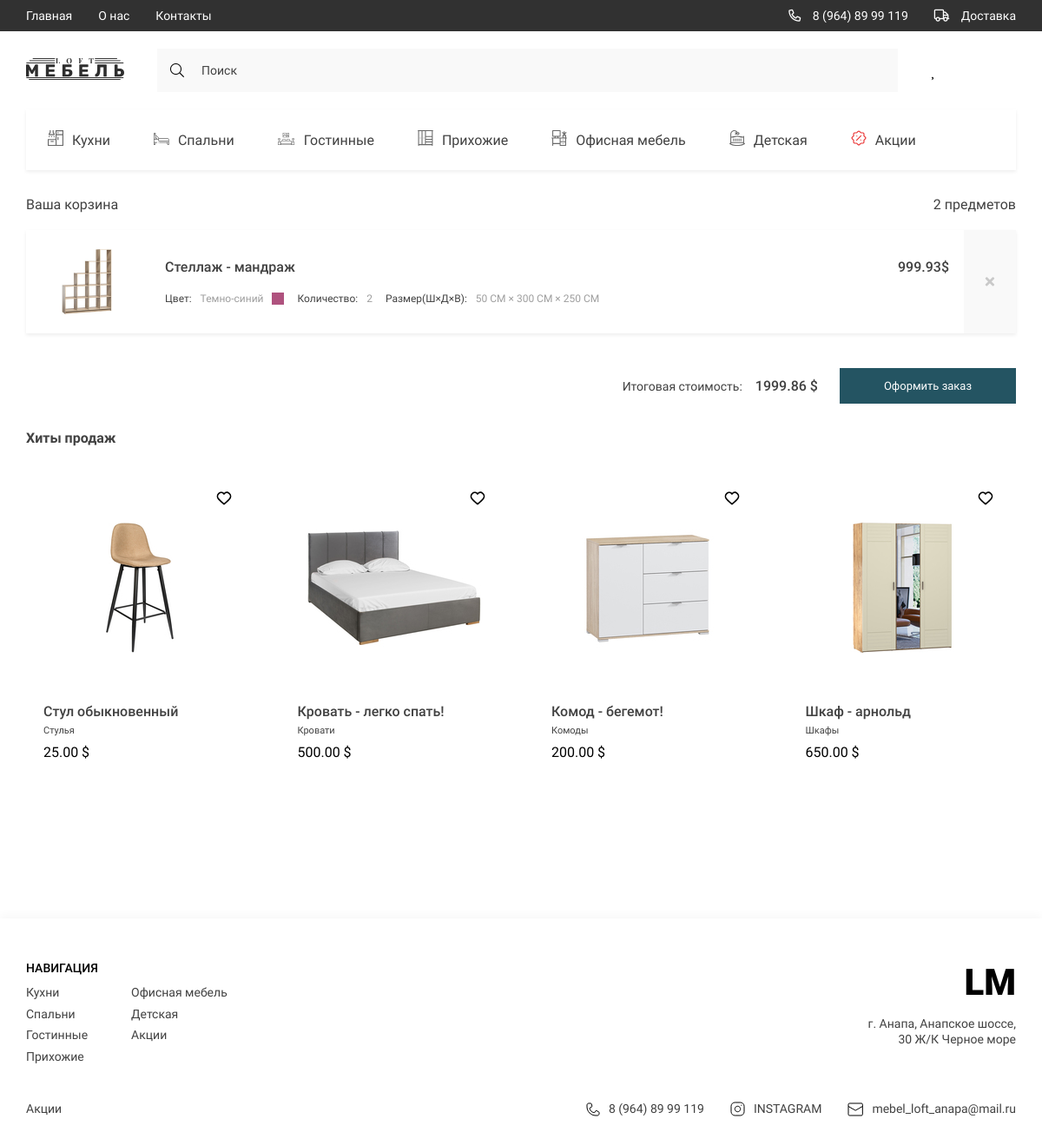
Page /basket/ (signed in) on the committed database.
### products/models.py (models this page shows, shortened)
class Subcategory(models.Model):
    name = models.CharField(max_length=150, unique=True)
    icon = models.FileField(upload_to='icons', null=True, blank=True)

class Basket(models.Model):
    user = models.ForeignKey(to=User, on_delete=models.CASCADE)
    product = models.ForeignKey(to=Products, on_delete=models.CASCADE)
    quantity = models.PositiveIntegerField(default=0)
    created_timestamp = models.DateTimeField(auto_now_add=True)
    product_name = models.CharField(max_length=150)
    price = models.DecimalField(max_digits=6, decimal_places=2)
    length = models.CharField(max_length=20, default=0)
    width = models.CharField(max_length=20, default=0)
    height = models.CharField(max_length=20, default=0)
    main_foto = models.ImageField(upload_to='main_product_images', null=True, blank=True)
    order_date = models.DateField(auto_now_add=True)
    objects = BasketQuerySet.as_manager()
    def sum(self):
        return self.product.price * self.quantity

class Products(models.Model):
    product_name = models.CharField(max_length=150)
    description = models.TextField()
    price = models.DecimalField(max_digits=6, decimal_places=2)
    quantity = models.PositiveIntegerField(default=0)
    characteristic = models.TextField()
    rating = models.PositiveIntegerField(default=0)
    length = models.CharField(max_length=20, default=0)
    width = models.CharField(max_length=20, default=0)
    height = models.CharField(max_length=20, default=0)
    main_foto = models.ImageField(upload_to='main_product_images', null=True, blank=True)
    category = models.ForeignKey(to=Categories, on_delete=models.CASCADE)

class Categories(models.Model):
    name = models.CharField(max_length=50, unique=True)
    recommended_place_of_using = models.CharField(max_length=50)
    sub_category = models.ManyToManyField(Subcategory)
    def __str__(self):
        return self.name

### products/views.py (the view)
# urls.py: path('basket/', basket, name='basket'),
@login_required
def basket(request):
    product = Products.objects.all()[:4]
    basket_products = Basket.objects.filter(user=request.user)
    total_quantity = basket_products.total_quantity()
    total_price = basket_products.total_sum()
    subcategories = Subcategory.objects.all()
    sub_1 = subcategories[0:4]
    sub_2 = subcategories[4:7]
    sub_3 = subcategories[6]
    context = {
        'title': 'Basket',
        'products_box': basket_products,
        'total_quantity': total_quantity,
        'total_price': total_price,
        'product_list': product,
        'subcategories': subcategories,
        'sub_1': sub_1,
        'sub_2': sub_2,
        'sub_3': sub_3
    }
    return render(request, 'basket_products.html', context)

### products/models.py (called while the page is built)
    def total_sum(self):
        return sum(basket.sum() for basket in self)

    def total_quantity(self):
        return sum(basket.quantity for basket in self)

### products/templates/basket_products.html (shortened to what this page needs)
{% extends 'base.html' %}
{% load static %}
{% block categories %}
{% for k in subcategories %}
<li>
    <a href="{% url 'products:filter' k.id %}" class="header__list-links">
        <span class="header__list-img">
            <img src="{{ k.icon.url }}" alt="icons">
        </span>
        {{ k.name }}
    </a>
</li>
{% endfor %}
{% endblock %}
{% block main %}
<main class="main">
    <div class="container">
        <section class="basket">
            <div class="basket__text">
                <h1 class="basket__title">Ваша корзина</h1>
                <span class="basket__count"><span>{{ total_quantity }}</span> предметов</span>
            </div>
            <div class="basket__items">
                {% for product in products_box %}
                <div class="basket__item">
                    <a href="{% url 'products:product_info' product.product.id %}" class="basket__item-img">
                        <img src="{{ product.main_foto.url }}" alt="product">
                    </a>
                    <div class="basket__item-content">
                        <div class="basket__item-text">
                            <h2 class="basket__item-title">{{ product.product_name }}</h2>
                            <p class="basket__item-price">
                                <span class="price"><span>{{ product.price }}</span>$</span>
                            </p>
                        </div>
                        <div class="basket__options">
                            <p class="basket__options-color">
                                Цвет:
                                <span class="color__name">Темно-синий</span>
                                <span class="color__block"></span>
                            </p>
                            <p class="basket__options-count">
                                Количество: <span>{{ product.quantity }}</span>
                            </p>
                            <p class="basket__options-size">
                                Размер(Ш×Д×В): <span>{{ product.width }} СМ × {{ product.length }} СМ × {{ product.height }} СМ</span>
                            </p>
                        </div>
                    </div>
                    <a href="{% url 'products:basket_remove' product.id %}" class="basket__delete">
                        <i class="fas fa-times"></i>
                    </a>
                </div>
                {% endfor %}
            </div>
            <form class="products__form">
                <span>Итоговая стоимость:<span class="products__form-price">{{ total_price }} $</span> </span>
                <button class="btn products__form-btn">Оформить заказ</button>
            </form>
        </section>
        <section class="products">
            <h2 class="products__title">Хиты продаж</h2>
            <div class="products__content">
                {% for i in product_list %}
                <div class="products__item">
                    <a href="{% url 'products:add_favourite' i.id %}" data-id="{{ i.id }}"
                       class="products__item-flex">
                    </a>
                    <a href="{% url 'products:product_info' i.id %}"> <img src="{{ i.main_foto.url }}" alt=""
                                                   class="products__item-img"></a>
                    <div class="products__item-text">
                        <h3 class="products__item-title">{{ i.product_name }}</h3>
                        <div class="products__item-desrc">{{ i.category }}</div>
                        <div class="products__item-price">{{ i.price }} $</div>
                    </div>
                </div>
                {% endfor %}
            </div>
        </section>
    </div>
</main>
{% endblock %}
{% block li_1 %}
{% for i in sub_1 %}
<li><a href="{% url 'products:filter' i.id %}" class="footer__navigate-links">{{ i.name }}</a></li>
{% endfor %}
{% endblock %}
{% block li_2 %}
{% for i in sub_2 %}
<li><a href="{% url 'products:filter' i.id %}" class="footer__navigate-links">{{ i.name }}</a></li>
{% endfor %}
{% endblock %}
{% block li_3 %}
<li><a href="{% url 'products:filter' sub_3.id %}" class="footer__navigate-links">{{ sub_3.name }}</a></li>
{% endblock %}

### products/templates/basket_products.html (style rules this page uses)
.products__item-flex { display: block; margin-left: auto; }

### rows in the picture
Subcategory: icon (picture), name "Кухни"
Subcategory: icon (picture), name "Спальни"
Subcategory: icon (picture), name "Гостинные"
Subcategory: icon (picture), name "Прихожие"
Subcategory: icon (picture), name "Офисная мебель"
Subcategory: icon (picture), name "Детская"
Subcategory: icon (picture), name "Акции"
Basket: main_foto (picture), product_name "Стеллаж - мандраж", price "999.93", quantity "2", width "50", length "300", height "250"
Products: main_foto (picture), product_name "Стул обыкновенный", category "Стулья", price "25.00"
Products: main_foto (picture), product_name "Кровать - легко спать!", category "Кровати", price "500.00"
Products: main_foto (picture), product_name "Комод - бегемот!", category "Комоды", price "200.00"
Products: main_foto (picture), product_name "Шкаф - арнольд", category "Шкафы", price "650.00"

### other values in the picture
{{ total_quantity }} "2"
{{ total_price }} "1999.86"
